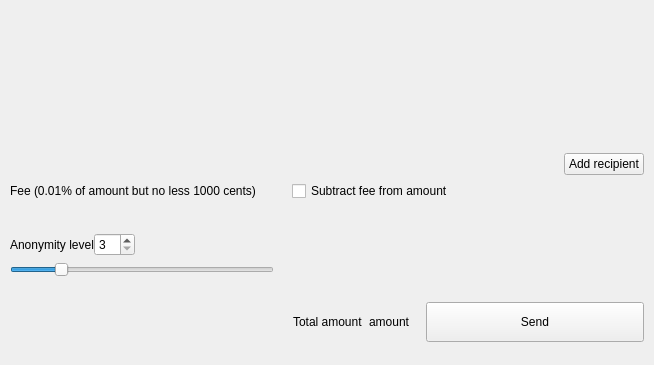
<?xml version="1.0" encoding="UTF-8"?>
<ui version="4.0">
 <class>SendFrame</class>
 <widget class="QFrame" name="SendFrame">
  <property name="geometry">
   <rect>
    <x>0</x>
    <y>0</y>
    <width>654</width>
    <height>365</height>
   </rect>
  </property>
  <property name="windowTitle">
   <string>Frame</string>
  </property>
  <property name="frameShape">
   <enum>QFrame::NoFrame</enum>
  </property>
  <property name="frameShadow">
   <enum>QFrame::Raised</enum>
  </property>
  <layout class="QVBoxLayout" name="verticalLayout">
   <property name="spacing">
    <number>5</number>
   </property>
   <property name="sizeConstraint">
    <enum>QLayout::SetDefaultConstraint</enum>
   </property>
   <property name="leftMargin">
    <number>0</number>
   </property>
   <property name="topMargin">
    <number>0</number>
   </property>
   <property name="rightMargin">
    <number>0</number>
   </property>
   <property name="bottomMargin">
    <number>0</number>
   </property>
   <item>
    <widget class="WalletGUI::ResizableScrollArea" name="m_sendScrollarea">
     <property name="enabled">
      <bool>true</bool>
     </property>
     <property name="sizePolicy">
      <sizepolicy hsizetype="MinimumExpanding" vsizetype="Preferred">
       <horstretch>0</horstretch>
       <verstretch>0</verstretch>
      </sizepolicy>
     </property>
     <property name="autoFillBackground">
      <bool>false</bool>
     </property>
     <property name="styleSheet">
      <string notr="true"/>
     </property>
     <property name="frameShape">
      <enum>QFrame::NoFrame</enum>
     </property>
     <property name="sizeAdjustPolicy">
      <enum>QAbstractScrollArea::AdjustToContents</enum>
     </property>
     <property name="widgetResizable">
      <bool>true</bool>
     </property>
     <widget class="QWidget" name="scrollAreaWidgetContents">
      <property name="geometry">
       <rect>
        <x>0</x>
        <y>0</y>
        <width>654</width>
        <height>68</height>
       </rect>
      </property>
      <property name="sizePolicy">
       <sizepolicy hsizetype="Preferred" vsizetype="Preferred">
        <horstretch>0</horstretch>
        <verstretch>0</verstretch>
       </sizepolicy>
      </property>
      <property name="styleSheet">
       <string notr="true"/>
      </property>
      <layout class="QVBoxLayout" name="m_transfersLayout">
       <property name="spacing">
        <number>0</number>
       </property>
       <property name="sizeConstraint">
        <enum>QLayout::SetNoConstraint</enum>
       </property>
       <property name="leftMargin">
        <number>0</number>
       </property>
       <property name="topMargin">
        <number>0</number>
       </property>
       <property name="rightMargin">
        <number>0</number>
       </property>
       <property name="bottomMargin">
        <number>0</number>
       </property>
      </layout>
     </widget>
    </widget>
   </item>
   <item>
    <spacer name="verticalSpacer">
     <property name="orientation">
      <enum>Qt::Vertical</enum>
     </property>
     <property name="sizeHint" stdset="0">
      <size>
       <width>20</width>
       <height>40</height>
      </size>
     </property>
    </spacer>
   </item>
   <item>
    <widget class="QFrame" name="m_sendFeeFrame">
     <property name="frameShape">
      <enum>QFrame::NoFrame</enum>
     </property>
     <property name="frameShadow">
      <enum>QFrame::Plain</enum>
     </property>
     <layout class="QGridLayout" name="gridLayout_2" columnstretch="0,0,0">
      <property name="leftMargin">
       <number>10</number>
      </property>
      <property name="topMargin">
       <number>5</number>
      </property>
      <property name="rightMargin">
       <number>10</number>
      </property>
      <property name="bottomMargin">
       <number>10</number>
      </property>
      <property name="horizontalSpacing">
       <number>18</number>
      </property>
      <item row="0" column="2">
       <layout class="QHBoxLayout" name="horizontalLayout">
        <item>
         <spacer name="horizontalSpacer_2">
          <property name="orientation">
           <enum>Qt::Horizontal</enum>
          </property>
          <property name="sizeHint" stdset="0">
           <size>
            <width>40</width>
            <height>20</height>
           </size>
          </property>
         </spacer>
        </item>
        <item>
         <widget class="QPushButton" name="m_addRecipientButton">
          <property name="cursor">
           <cursorShape>PointingHandCursor</cursorShape>
          </property>
          <property name="focusPolicy">
           <enum>Qt::StrongFocus</enum>
          </property>
          <property name="text">
           <string>Add recipient</string>
          </property>
          <property name="flat">
           <bool>false</bool>
          </property>
         </widget>
        </item>
       </layout>
      </item>
      <item row="3" column="0" colspan="2">
       <layout class="QHBoxLayout" name="horizontalLayout_2">
        <item>
         <widget class="QLabel" name="m_mixinTextLabel">
          <property name="text">
           <string>Anonymity level</string>
          </property>
         </widget>
        </item>
        <item>
         <widget class="QSpinBox" name="m_mixinSpin">
          <property name="minimum">
           <number>3</number>
          </property>
          <property name="maximum">
           <number>20</number>
          </property>
         </widget>
        </item>
        <item>
         <spacer name="horizontalSpacer_3">
          <property name="orientation">
           <enum>Qt::Horizontal</enum>
          </property>
          <property name="sizeHint" stdset="0">
           <size>
            <width>40</width>
            <height>20</height>
           </size>
          </property>
         </spacer>
        </item>
       </layout>
      </item>
      <item row="1" column="2">
       <widget class="QCheckBox" name="m_subtractFeeFromAmountCheckBox">
        <property name="toolTip">
         <string>&lt;html&gt;&lt;head/&gt;&lt;body&gt;&lt;p&gt;The fee will be deducted from the amount being sent. The recipient will receive less coins than you enter in the amount field. If multiple recipients are selected, the fee will be subtracted from transfers in their respective order.&lt;/p&gt;&lt;/body&gt;&lt;/html&gt;</string>
        </property>
        <property name="text">
         <string>Subtract fee from amount</string>
        </property>
       </widget>
      </item>
      <item row="4" column="0" colspan="2">
       <widget class="QSlider" name="m_mixinSlider">
        <property name="maximumSize">
         <size>
          <width>16777215</width>
          <height>16777215</height>
         </size>
        </property>
        <property name="minimum">
         <number>3</number>
        </property>
        <property name="maximum">
         <number>20</number>
        </property>
        <property name="pageStep">
         <number>1</number>
        </property>
        <property name="value">
         <number>6</number>
        </property>
        <property name="tracking">
         <bool>false</bool>
        </property>
        <property name="orientation">
         <enum>Qt::Horizontal</enum>
        </property>
       </widget>
      </item>
      <item row="2" column="0" colspan="2">
       <widget class="QFrame" name="frame">
        <property name="minimumSize">
         <size>
          <width>200</width>
          <height>20</height>
         </size>
        </property>
        <property name="frameShape">
         <enum>QFrame::NoFrame</enum>
        </property>
        <property name="frameShadow">
         <enum>QFrame::Raised</enum>
        </property>
        <layout class="QHBoxLayout" name="horizontalLayout_3">
         <property name="spacing">
          <number>0</number>
         </property>
         <property name="leftMargin">
          <number>0</number>
         </property>
         <property name="topMargin">
          <number>0</number>
         </property>
         <property name="rightMargin">
          <number>0</number>
         </property>
         <property name="bottomMargin">
          <number>0</number>
         </property>
        </layout>
       </widget>
      </item>
      <item row="1" column="0">
       <widget class="QLabel" name="m_feeTextLabel">
        <property name="toolTip">
         <string>Atomic units per byte</string>
        </property>
        <property name="text">
         <string>Fee (0.01% of amount but no less 1000 cents)</string>
        </property>
       </widget>
      </item>
     </layout>
    </widget>
   </item>
   <item>
    <widget class="QFrame" name="m_mixinFrame">
     <property name="frameShape">
      <enum>QFrame::NoFrame</enum>
     </property>
     <property name="frameShadow">
      <enum>QFrame::Raised</enum>
     </property>
     <layout class="QGridLayout" name="gridLayout">
      <property name="leftMargin">
       <number>10</number>
      </property>
      <property name="topMargin">
       <number>10</number>
      </property>
      <property name="rightMargin">
       <number>10</number>
      </property>
      <property name="bottomMargin">
       <number>23</number>
      </property>
      <item row="0" column="2" rowspan="2">
       <widget class="QLabel" name="label">
        <property name="text">
         <string/>
        </property>
       </widget>
      </item>
      <item row="0" column="5" rowspan="2">
       <widget class="QLabel" name="m_totalAmountLabel">
        <property name="text">
         <string>amount</string>
        </property>
        <property name="indent">
         <number>0</number>
        </property>
       </widget>
      </item>
      <item row="0" column="3" rowspan="2">
       <spacer name="horizontalSpacer">
        <property name="orientation">
         <enum>Qt::Horizontal</enum>
        </property>
        <property name="sizeType">
         <enum>QSizePolicy::Expanding</enum>
        </property>
        <property name="sizeHint" stdset="0">
         <size>
          <width>298</width>
          <height>20</height>
         </size>
        </property>
       </spacer>
      </item>
      <item row="0" column="7" rowspan="2">
       <widget class="QPushButton" name="m_sendButton">
        <property name="sizePolicy">
         <sizepolicy hsizetype="Expanding" vsizetype="Fixed">
          <horstretch>0</horstretch>
          <verstretch>0</verstretch>
         </sizepolicy>
        </property>
        <property name="minimumSize">
         <size>
          <width>218</width>
          <height>40</height>
         </size>
        </property>
        <property name="maximumSize">
         <size>
          <width>218</width>
          <height>40</height>
         </size>
        </property>
        <property name="focusPolicy">
         <enum>Qt::StrongFocus</enum>
        </property>
        <property name="text">
         <string>Send</string>
        </property>
       </widget>
      </item>
      <item row="0" column="4" rowspan="2">
       <widget class="QLabel" name="label_2">
        <property name="text">
         <string>Total amount</string>
        </property>
       </widget>
      </item>
      <item row="0" column="6" rowspan="2">
       <spacer name="horizontalSpacer_4">
        <property name="orientation">
         <enum>Qt::Horizontal</enum>
        </property>
        <property name="sizeType">
         <enum>QSizePolicy::Fixed</enum>
        </property>
        <property name="sizeHint" stdset="0">
         <size>
          <width>10</width>
          <height>20</height>
         </size>
        </property>
       </spacer>
      </item>
     </layout>
    </widget>
   </item>
  </layout>
 </widget>
 <customwidgets>
  <customwidget>
   <class>WalletGUI::ResizableScrollArea</class>
   <extends>QScrollArea</extends>
   <header>resizablescrollarea.h</header>
   <container>1</container>
  </customwidget>
 </customwidgets>
 <tabstops>
  <tabstop>m_sendScrollarea</tabstop>
  <tabstop>m_addRecipientButton</tabstop>
  <tabstop>m_sendButton</tabstop>
 </tabstops>
 <resources/>
 <connections>
  <connection>
   <sender>m_sendButton</sender>
   <signal>clicked()</signal>
   <receiver>SendFrame</receiver>
   <slot>sendClicked()</slot>
   <hints>
    <hint type="sourcelabel">
     <x>479</x>
     <y>341</y>
    </hint>
    <hint type="destinationlabel">
     <x>432</x>
     <y>294</y>
    </hint>
   </hints>
  </connection>
  <connection>
   <sender>m_mixinSlider</sender>
   <signal>valueChanged(int)</signal>
   <receiver>SendFrame</receiver>
   <slot>mixinValueChanged(int)</slot>
   <hints>
    <hint type="sourcelabel">
     <x>231</x>
     <y>276</y>
    </hint>
    <hint type="destinationlabel">
     <x>432</x>
     <y>294</y>
    </hint>
   </hints>
  </connection>
  <connection>
   <sender>m_addRecipientButton</sender>
   <signal>clicked()</signal>
   <receiver>SendFrame</receiver>
   <slot>addRecipientClicked()</slot>
   <hints>
    <hint type="sourcelabel">
     <x>641</x>
     <y>172</y>
    </hint>
    <hint type="destinationlabel">
     <x>432</x>
     <y>294</y>
    </hint>
   </hints>
  </connection>
  <connection>
   <sender>m_mixinSpin</sender>
   <signal>valueChanged(int)</signal>
   <receiver>SendFrame</receiver>
   <slot>mixinValueChanged(int)</slot>
   <hints>
    <hint type="sourcelabel">
     <x>177</x>
     <y>254</y>
    </hint>
    <hint type="destinationlabel">
     <x>432</x>
     <y>318</y>
    </hint>
   </hints>
  </connection>
 </connections>
 <slots>
  <slot>sendClicked()</slot>
  <slot>clearAllClicked()</slot>
  <slot>addRecipientClicked()</slot>
  <slot>mixinValueChanged(int)</slot>
  <slot>validatePaymentId(QString)</slot>
  <slot>feeValueChanged(int)</slot>
 </slots>
</ui>
